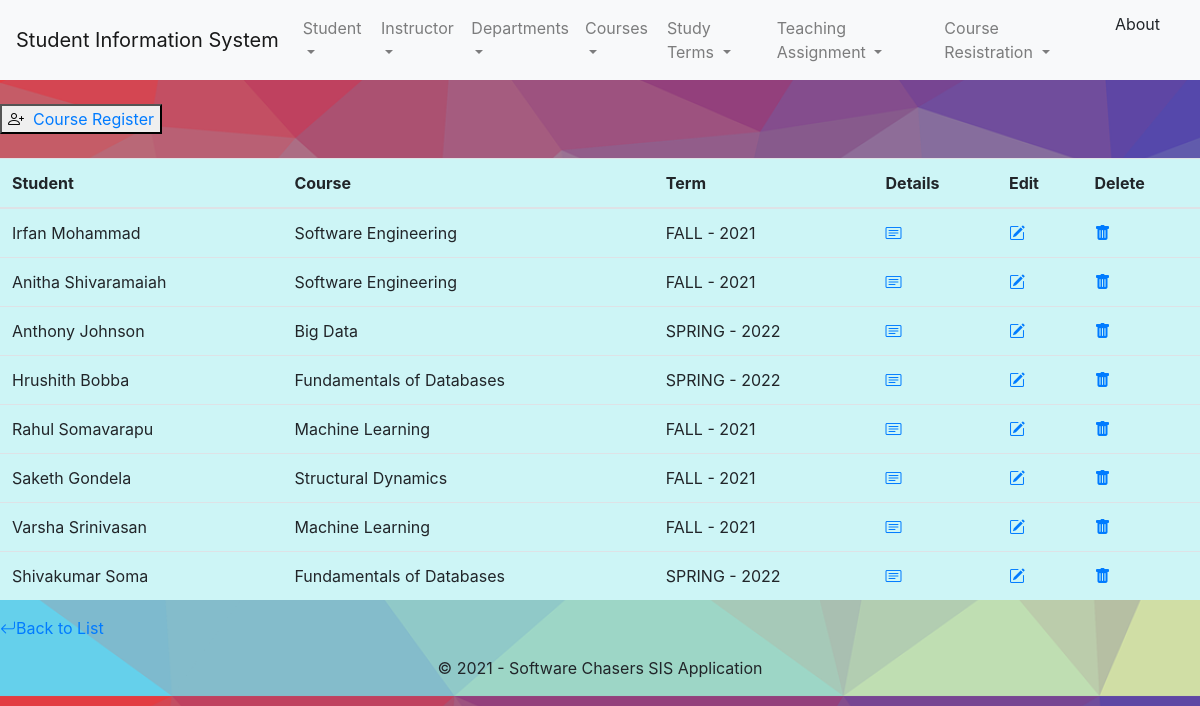
The page /registration/list on the database its author committed.
### sisapp/models.py (models this page shows, shortened)
class Registration(models.Model):
    student_id = models.ForeignKey(Student, on_delete=models.CASCADE)
    course_id = models.ForeignKey(Course, on_delete=models.CASCADE)
    term_id = models.ForeignKey(StudyTerm, on_delete=models.CASCADE)

class Student(models.Model):
    student_id = models.IntegerField(primary_key=True)
    student_first_name = models.CharField(max_length=32)
    student_last_name = models.CharField(max_length=32)
    student_email = models.EmailField()
    student_phone = models.CharField(max_length=32)
    student_address = models.TextField()
    def __str__(self):
        return self.student_first_name + " " + self.student_last_name

class Course(models.Model):
    id = models.AutoField(primary_key=True)
    course_id = models.CharField(max_length=16)
    course_name = models.CharField(max_length=32)
    course_dept_id = models.ForeignKey(Department, on_delete=models.CASCADE)
    def __str__(self):
        return self.course_name

class StudyTerm(models.Model):
    seasons = (
        ('SPRING', 'Spring'),
        ('FALL', 'Fall'),
    )
    term_id = models.AutoField(primary_key=True)
    term_start_date = models.DateField()
    term_end_date = models.DateField()
    term_season = models.CharField(max_length=32, choices=seasons)
    term_year = models.CharField(max_length=8)
    def __str__(self):
        return "{} - {}".format(self.term_season, self.term_year)

### sisapp/Views/registrationViews.py (the view)
class RegistrationListView(ListView):
    model = Registration

### templates/registration/registration_list.html (shortened to what this page needs)
{% extends 'base.html' %}
{% block body_block %}
    <br/>
    <div>
        <button  class="bi bi-person-plus"><a href="{% url 'sisapp:registration_create'%}">&nbsp Course Register</a></button>
    </div>
    <br/>
    {% if object_list %}
<table class="table table-hover">
<thead>
<tr>
    <th scope="col">Student</th>
    <th scope="col">Course</th>
    <th scope="col">Term</th>
    <th scope="col">Details</th>
    <th scope="col">Edit</th>
    <th scope="col">Delete</th>
</tr>
</thead>
<tbody>
{% for object in object_list %}
    <tr>
        <td>{{ object.student_id }}</td>
        <td>{{ object.course_id }}</td>
        <td>{{ object.term_id }}</td>
        <td><a class="bi bi-card-text" href="{% url 'sisapp:registration_details' object.id %}"></a></td>
        <td><a class="bi bi-pencil-square" href="{% url 'sisapp:registration_edit' object.id %}"></a></td>
        <td><a class="bi bi-trash-fill" href="{% url 'sisapp:registration_delete' object.id %}"></a></td>
    </tr>
    {% endfor %}
</tbody>
</table>
{% endif %}
            <a class="bi bi-arrow-return-left" href="{% url 'sisapp:registration_list' %}">Back to List</a>
{% endblock %}

### templates/base.html (style rules this page uses)
td,th { background: #CDF5F6; }
body { min-height: 80vh; height: auto !important; height: 100%; margin: 0 auto -60px; }

### rows shown on the page
Registration: student_id "Irfan Mohammad", course_id "Software Engineering", term_id "FALL - 2021"
Registration: student_id "Anitha Shivaramaiah", course_id "Software Engineering", term_id "FALL - 2021"
Registration: student_id "Anthony Johnson", course_id "Big Data", term_id "SPRING - 2022"
Registration: student_id "Hrushith Bobba", course_id "Fundamentals of Databases", term_id "SPRING - 2022"
Registration: student_id "Rahul Somavarapu", course_id "Machine Learning", term_id "FALL - 2021"
Registration: student_id "Saketh Gondela", course_id "Structural Dynamics", term_id "FALL - 2021"
Registration: student_id "Varsha Srinivasan", course_id "Machine Learning", term_id "FALL - 2021"
Registration: student_id "Shivakumar Soma", course_id "Fundamentals of Databases", term_id "SPRING - 2022"
